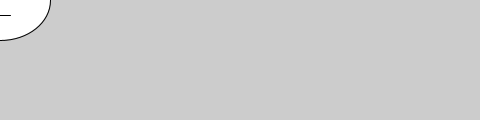
Frame 1 (no input)
Frame 60 (the mouse pressed at the canvas centre just before this capture): identical to frame 1, image omitted
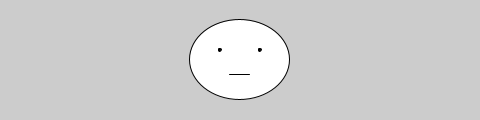
Frame 120 (the mouse held since frame 60 and released just before this capture)

The Processing sketch that drew these frames (run headless with seeded random() and noise(); from frame 60 on, the mouse is pressed at the canvas centre):

// Processing sketch: q5_4
// ── q5_4.pde
void setup() {
  size(480, 120);
}

float x = 0;
float y = 0;

void draw() {
  x += (mouseX - x) * 0.1;
  y += (mouseY - y) * 0.1;
  background(204);
  drawFace(x, y);
}

void drawFace(float x, float y){  //(x, y) is center of a ellipse
    ellipse(x, y, 100, 80);
    fill(0);
    ellipse(x - 20, y - 10, 3, 3);
    ellipse(x + 20, y - 10, 3, 3);
    line(x - 10, y + 15, x + 10, y + 15);
    fill(255);
}
